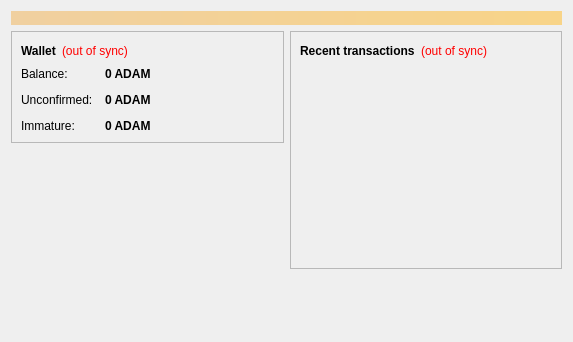
<?xml version="1.0" encoding="UTF-8"?>
<ui version="4.0">
 <class>OverviewPage</class>
 <widget class="QWidget" name="OverviewPage">
  <property name="geometry">
   <rect>
    <x>0</x>
    <y>0</y>
    <width>573</width>
    <height>342</height>
   </rect>
  </property>
  <property name="windowTitle">
   <string>Form</string>
  </property>
  <layout class="QVBoxLayout" name="topLayout">
   <item>
    <widget class="QLabel" name="labelAlerts">
     <property name="visible">
      <bool>false</bool>
     </property>
     <property name="styleSheet">
      <string notr="true">background-color: qlineargradient(x1: 0, y1: 0, x2: 1, y2: 0, stop:0 #F0D0A0, stop:1 #F8D488); color:#000000;</string>
     </property>
     <property name="wordWrap">
      <bool>true</bool>
     </property>
     <property name="margin">
      <number>3</number>
     </property>
    </widget>
   </item>
   <item>
    <layout class="QHBoxLayout" name="horizontalLayout" stretch="1,1">
     <item>
      <layout class="QVBoxLayout" name="verticalLayout_2">
       <item>
        <widget class="QFrame" name="frame">
         <property name="frameShape">
          <enum>QFrame::StyledPanel</enum>
         </property>
         <property name="frameShadow">
          <enum>QFrame::Raised</enum>
         </property>
         <layout class="QVBoxLayout" name="verticalLayout_4">
          <item>
           <layout class="QHBoxLayout" name="horizontalLayout_4">
            <item>
             <widget class="QLabel" name="label_5">
              <property name="font">
               <font>
                <weight>75</weight>
                <bold>true</bold>
               </font>
              </property>
              <property name="text">
               <string>Wallet</string>
              </property>
             </widget>
            </item>
            <item>
             <widget class="QLabel" name="labelWalletStatus">
              <property name="toolTip">
               <string>The displayed information may be out of date. Your wallet automatically synchronizes with the adamcoin network after a connection is established, but this process has not completed yet.</string>
              </property>
              <property name="styleSheet">
               <string notr="true">QLabel { color: red; }</string>
              </property>
              <property name="text">
               <string notr="true">(out of sync)</string>
              </property>
              <property name="alignment">
               <set>Qt::AlignLeading|Qt::AlignLeft|Qt::AlignVCenter</set>
              </property>
             </widget>
            </item>
            <item>
             <spacer name="horizontalSpacer_2">
              <property name="orientation">
               <enum>Qt::Horizontal</enum>
              </property>
              <property name="sizeHint" stdset="0">
               <size>
                <width>40</width>
                <height>20</height>
               </size>
              </property>
             </spacer>
            </item>
           </layout>
          </item>
          <item>
           <layout class="QFormLayout" name="formLayout_2">
            <property name="fieldGrowthPolicy">
             <enum>QFormLayout::AllNonFixedFieldsGrow</enum>
            </property>
            <property name="horizontalSpacing">
             <number>12</number>
            </property>
            <property name="verticalSpacing">
             <number>12</number>
            </property>
            <item row="0" column="0">
             <widget class="QLabel" name="label">
              <property name="text">
               <string>Balance:</string>
              </property>
             </widget>
            </item>
            <item row="0" column="1">
             <widget class="QLabel" name="labelBalance">
              <property name="font">
               <font>
                <weight>75</weight>
                <bold>true</bold>
               </font>
              </property>
              <property name="cursor">
               <cursorShape>IBeamCursor</cursorShape>
              </property>
              <property name="toolTip">
               <string>Your current balance</string>
              </property>
              <property name="text">
               <string notr="true">0 ADAM</string>
              </property>
              <property name="textInteractionFlags">
               <set>Qt::LinksAccessibleByMouse|Qt::TextSelectableByKeyboard|Qt::TextSelectableByMouse</set>
              </property>
             </widget>
            </item>
            <item row="1" column="0">
             <widget class="QLabel" name="label_3">
              <property name="text">
               <string>Unconfirmed:</string>
              </property>
             </widget>
            </item>
            <item row="1" column="1">
             <widget class="QLabel" name="labelUnconfirmed">
              <property name="font">
               <font>
                <weight>75</weight>
                <bold>true</bold>
               </font>
              </property>
              <property name="cursor">
               <cursorShape>IBeamCursor</cursorShape>
              </property>
              <property name="toolTip">
               <string>Total of transactions that have yet to be confirmed, and do not yet count toward the current balance</string>
              </property>
              <property name="text">
               <string notr="true">0 ADAM</string>
              </property>
              <property name="textInteractionFlags">
               <set>Qt::LinksAccessibleByMouse|Qt::TextSelectableByKeyboard|Qt::TextSelectableByMouse</set>
              </property>
             </widget>
            </item>
            <item row="2" column="0">
             <widget class="QLabel" name="labelImmatureText">
              <property name="text">
               <string>Immature:</string>
              </property>
             </widget>
            </item>
            <item row="2" column="1">
             <widget class="QLabel" name="labelImmature">
              <property name="font">
               <font>
                <weight>75</weight>
                <bold>true</bold>
               </font>
              </property>
              <property name="toolTip">
               <string>Mined balance that has not yet matured</string>
              </property>
              <property name="text">
               <string notr="true">0 ADAM</string>
              </property>
              <property name="textInteractionFlags">
               <set>Qt::LinksAccessibleByMouse|Qt::TextSelectableByKeyboard|Qt::TextSelectableByMouse</set>
              </property>
             </widget>
            </item>
           </layout>
          </item>
         </layout>
        </widget>
       </item>
       <item>
        <spacer name="verticalSpacer">
         <property name="orientation">
          <enum>Qt::Vertical</enum>
         </property>
         <property name="sizeHint" stdset="0">
          <size>
           <width>20</width>
           <height>40</height>
          </size>
         </property>
        </spacer>
       </item>
   <item>
         <widget class="QLabel" name="label_adamcoin_wallet">
          <property name="text">
           <string/>
          </property>
          <property name="pixmap">
           <pixmap resource="../bitcoin.qrc">:/images/adamcoin_wallet</pixmap>
          </property>
          <property name="scaledContents">
           <bool>false</bool>
          </property>
          <property name="alignment">
           <set>Qt::AlignCenter</set>
          </property>
          <property name="margin">
           <number>-2</number>
          </property>
         </widget>
        </item>
        <item>
         <widget class="QLabel" name="label_6">
          <property name="text">
           <string/>
          </property>
         </widget>
        </item>
      </layout>
     </item>
     <item>
      <layout class="QVBoxLayout" name="verticalLayout_3">
       <item>
        <widget class="QFrame" name="frame_2">
         <property name="frameShape">
          <enum>QFrame::StyledPanel</enum>
         </property>
         <property name="frameShadow">
          <enum>QFrame::Raised</enum>
         </property>
         <layout class="QVBoxLayout" name="verticalLayout">
          <item>
           <layout class="QHBoxLayout" name="horizontalLayout_2">
            <item>
             <widget class="QLabel" name="label_4">
              <property name="text">
               <string>&lt;b&gt;Recent transactions&lt;/b&gt;</string>
              </property>
             </widget>
            </item>
            <item>
             <widget class="QLabel" name="labelTransactionsStatus">
              <property name="toolTip">
               <string>The displayed information may be out of date. Your wallet automatically synchronizes with the adamcoin network after a connection is established, but this process has not completed yet.</string>
              </property>
              <property name="styleSheet">
               <string notr="true">QLabel { color: red; }</string>
              </property>
              <property name="text">
               <string notr="true">(out of sync)</string>
              </property>
              <property name="alignment">
               <set>Qt::AlignRight|Qt::AlignTrailing|Qt::AlignVCenter</set>
              </property>
             </widget>
            </item>
            <item>
             <spacer name="horizontalSpacer">
              <property name="orientation">
               <enum>Qt::Horizontal</enum>
              </property>
              <property name="sizeHint" stdset="0">
               <size>
                <width>40</width>
                <height>20</height>
               </size>
              </property>
             </spacer>
            </item>
           </layout>
          </item>
          <item>
           <widget class="QListView" name="listTransactions">
            <property name="styleSheet">
             <string notr="true">QListView { background: transparent; }</string>
            </property>
            <property name="frameShape">
             <enum>QFrame::NoFrame</enum>
            </property>
            <property name="verticalScrollBarPolicy">
             <enum>Qt::ScrollBarAlwaysOff</enum>
            </property>
            <property name="horizontalScrollBarPolicy">
             <enum>Qt::ScrollBarAlwaysOff</enum>
            </property>
            <property name="selectionMode">
             <enum>QAbstractItemView::NoSelection</enum>
            </property>
           </widget>
          </item>
         </layout>
        </widget>
       </item>
       <item>
        <spacer name="verticalSpacer_2">
         <property name="orientation">
          <enum>Qt::Vertical</enum>
         </property>
         <property name="sizeHint" stdset="0">
          <size>
           <width>20</width>
           <height>40</height>
          </size>
         </property>
        </spacer>
       </item>
      </layout>
     </item>
    </layout>
   </item>
  </layout>
 </widget>
 <resources/>
 <connections/>
</ui>
